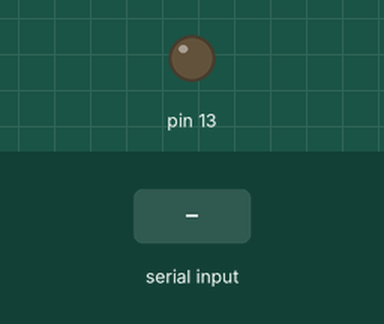
Recording of a sketch running on a simulated Arduino Uno, built with avr-gcc and run on an emulated ATmega328P. Shown: output pins drawn as LEDs (lit = HIGH). The test bench sets the inputs (shaded band). What the sketch prints to the serial monitor is not drawn.

Above: at 1.2 s.
1.3 s: "a" received over Serial
At 1.45 s:
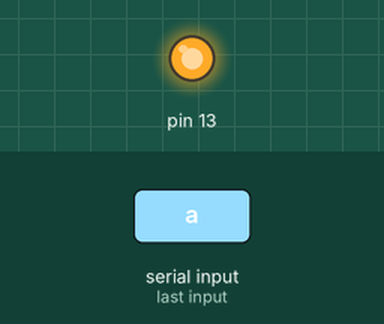
Timing chart, 0 to 4.3 s (numbered marks = the images above; inputs shaded):
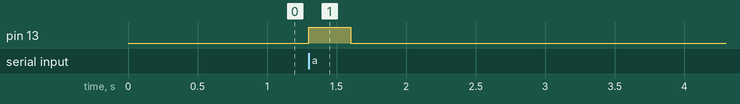

The sketch:

Read.ino
```cpp
char ss;
void setup()
{
Serial.begin(9600);
pinMode(13,OUTPUT);
}
void loop()
{
  ss=Serial.read();
  if(ss=='a')
  {
  digitalWrite(13, HIGH);
  ss=0;
  delay(300);
  digitalWrite(13, LOW);
  delay(300);
  }
   Serial.print('b');//收到‘a'后向主机发一个’b'
 }
```

Measured:
- after the input at 1.3 s, pin 13: LOW → HIGH at once, → LOW 0.30 s later
